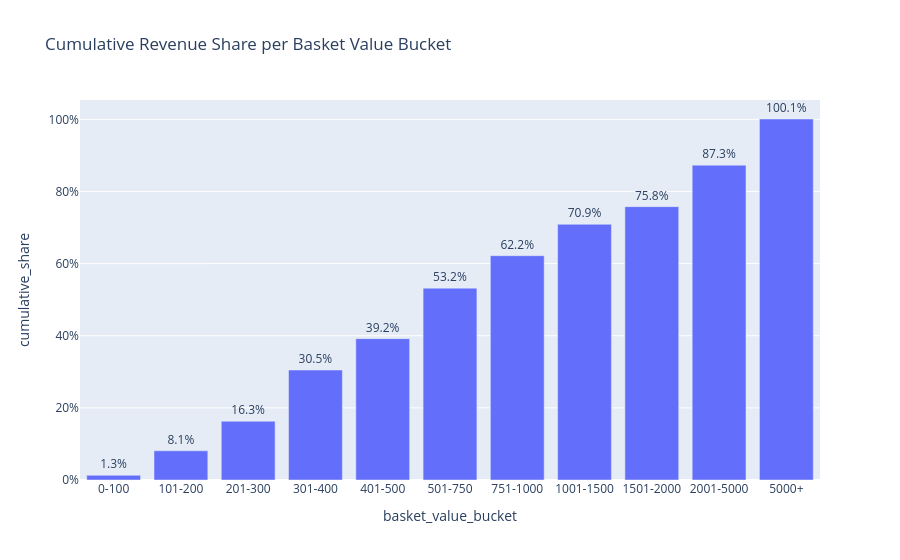

Notebook code for this chart:
### Markdown cell above
Enstaka customer-anomalies har filtrerats bort för att ge en bättre bild av hur värde per order i stort sett är fördelat (enligt notering i intro). Filtreringen påverkar 5000+ segmentet negativt, och det går från att vara det största segmentet sett till intäkter till att var mer in line med andra segmenten (12,8%). (En stor del av det som har filtrerats bort inkluderar manuella justeringar, plattformskostnader och frakt) För basket-analysen är detta godtagbart då vi vill få en tydligare bild över helheten.

Exkluderat anomalierna ser vi att en stor del av vår försäljning sker vid ordervärden kring 301-400 (14,2%) och 501-750 (14%). 52% av försäljningen sker i ordrar värda 101-750.

Sett till antalet ordrar så representerar baskets över 2000 i värde en ganska liten andel, men i totala intäkter så är dessa relativt få ordrar väldigt betydande.

### Code cell
# Kumulativ andel av försäljning (basket value buckets) 80/20 intäkter
df_basket_uitem_dist = df_basket_uitem_dist.sort_values('bucket_sort').reset_index(drop=True)
df_basket_uitem_dist['cumulative_share'] = df_basket_uitem_dist['revenue_share'].cumsum()

fig = px.bar(
    df_basket_uitem_dist,
    x='basket_value_bucket',
    y='cumulative_share',
    title='Cumulative Revenue Share per Basket Value Bucket',
    text='cumulative_share'
)
fig.update_traces(texttemplate='%{text:.1%}', textposition='outside')
fig.update_yaxes(tickformat='.0%')
fig.write_html(
    "../HTML/cumulative_share.html",
    include_plotlyjs='cdn'
)
fig.show()

### Figure 1 — Plotly figure (JSON) as saved in the notebook; plotly's stock layout.template omitted (floating-point values rounded to 4 significant figures)
{"data": [{"hovertemplate": "basket_value_bucket=%{x}<br>cumulative_share=%{text}<extra></extra>", "legendgroup": "", "marker": {"color": "#636efa", "pattern": {"shape": ""}}, "name": "", "orientation": "v", "showlegend": false, "text": [0.013, 0.081, 0.163, 0.305, 0.392, 0.532, 0.622, 0.709, 0.758, 0.873, 1.001], "textposition": "outside", "texttemplate": "%{text:.1%}", "type": "bar", "x": ["0-100", "101-200", "201-300", "301-400", "401-500", "501-750", "751-1000", "1001-1500", "1501-2000", "2001-5000", "5000+"], "xaxis": "x", "y": [0.013, 0.081, 0.163, 0.305, 0.392, 0.532, 0.622, 0.709, 0.758, 0.873, 1.001], "yaxis": "y"}], "layout": {"barmode": "relative", "legend": {"tracegroupgap": 0}, "title": {"text": "Cumulative Revenue Share per Basket Value Bucket"}, "xaxis": {"anchor": "y", "domain": [0, 1], "title": {"text": "basket_value_bucket"}}, "yaxis": {"anchor": "x", "domain": [0, 1], "tickformat": ".0%", "title": {"text": "cumulative_share"}}}}
